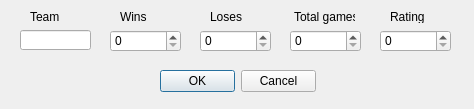
<?xml version="1.0" encoding="UTF-8"?>
<ui version="4.0">
 <class>input</class>
 <widget class="QDialog" name="input">
  <property name="geometry">
   <rect>
    <x>0</x>
    <y>0</y>
    <width>474</width>
    <height>109</height>
   </rect>
  </property>
  <property name="windowTitle">
   <string>Dialog</string>
  </property>
  <widget class="QSpinBox" name="winBox">
   <property name="geometry">
    <rect>
     <x>110</x>
     <y>30</y>
     <width>71</width>
     <height>22</height>
    </rect>
   </property>
   <property name="maximum">
    <number>9999</number>
   </property>
  </widget>
  <widget class="QLineEdit" name="teamEdit">
   <property name="geometry">
    <rect>
     <x>20</x>
     <y>30</y>
     <width>71</width>
     <height>20</height>
    </rect>
   </property>
  </widget>
  <widget class="QDialogButtonBox" name="buttonBox">
   <property name="geometry">
    <rect>
     <x>160</x>
     <y>70</y>
     <width>156</width>
     <height>23</height>
    </rect>
   </property>
   <property name="standardButtons">
    <set>QDialogButtonBox::Cancel|QDialogButtonBox::Ok</set>
   </property>
  </widget>
  <widget class="QLabel" name="label">
   <property name="geometry">
    <rect>
     <x>30</x>
     <y>10</y>
     <width>47</width>
     <height>13</height>
    </rect>
   </property>
   <property name="text">
    <string>Team</string>
   </property>
  </widget>
  <widget class="QLabel" name="label_2">
   <property name="geometry">
    <rect>
     <x>120</x>
     <y>10</y>
     <width>47</width>
     <height>13</height>
    </rect>
   </property>
   <property name="text">
    <string>Wins</string>
   </property>
  </widget>
  <widget class="QSpinBox" name="loseBox">
   <property name="geometry">
    <rect>
     <x>200</x>
     <y>30</y>
     <width>71</width>
     <height>22</height>
    </rect>
   </property>
   <property name="maximum">
    <number>9999</number>
   </property>
  </widget>
  <widget class="QSpinBox" name="totalBox">
   <property name="geometry">
    <rect>
     <x>290</x>
     <y>30</y>
     <width>71</width>
     <height>22</height>
    </rect>
   </property>
   <property name="maximum">
    <number>9999</number>
   </property>
  </widget>
  <widget class="QSpinBox" name="ratingBox">
   <property name="geometry">
    <rect>
     <x>380</x>
     <y>30</y>
     <width>71</width>
     <height>22</height>
    </rect>
   </property>
   <property name="maximum">
    <number>9999</number>
   </property>
  </widget>
  <widget class="QLabel" name="label_3">
   <property name="geometry">
    <rect>
     <x>210</x>
     <y>10</y>
     <width>47</width>
     <height>13</height>
    </rect>
   </property>
   <property name="text">
    <string>Loses</string>
   </property>
  </widget>
  <widget class="QLabel" name="label_4">
   <property name="geometry">
    <rect>
     <x>294</x>
     <y>9</y>
     <width>61</width>
     <height>16</height>
    </rect>
   </property>
   <property name="text">
    <string>Total games</string>
   </property>
  </widget>
  <widget class="QLabel" name="label_5">
   <property name="geometry">
    <rect>
     <x>390</x>
     <y>10</y>
     <width>47</width>
     <height>13</height>
    </rect>
   </property>
   <property name="text">
    <string>Rating</string>
   </property>
  </widget>
 </widget>
 <resources/>
 <connections/>
</ui>
